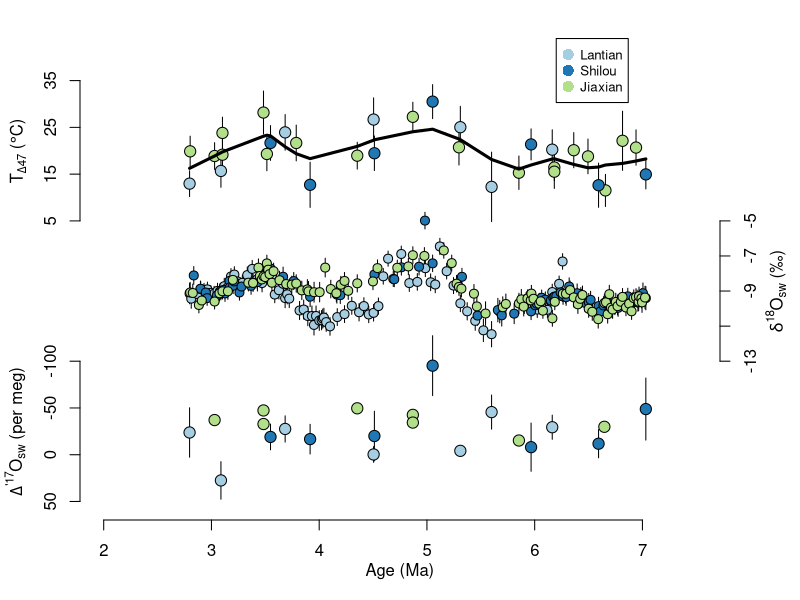

The R script that drew this image:
library(tidyverse)

## read data ----
D47 = read.csv("out/D47.csv")
d18c = read.csv("out/d18c.csv")
dp17 = read.csv("out/dp17.csv")

## plot ----
pal = c("#A6CEE3", "#1F78B4", "#B2DF8A", "#33A02C", "#FB9A99", "#E31A1C")
site1 = pal[factor(D47$site, levels = c("Lantian", "Shilou", "Jiaxian"))]
site2 = pal[factor(d18c$site, levels = c("Lantian", "Shilou", "Jiaxian"))]
site3 = pal[factor(dp17$section, levels = c("Lantian", "Shilou", "Jiaxian"))]

# png("figures/soil_water.png", 4.7, 5, units = "in", res = 300)
par(mar = c(4, 4, 1, 4))
plot(0, 0, xlim = c(2, 7.5), ylim = c(0, 3.3), axes = FALSE,
     xlab = "", ylab = "")

yext = range(D47$st.low, D47$st.high)
tix = seq(floor(min(yext) + 1), 
          ceiling(max(yext)), by = 10)
D47.rs = cbind(D47$age,
               2 + (D47$temp - min(tix)) / diff(range(tix)),
               2 + (D47$st.low - min(tix)) / diff(range(tix)),
               2 + (D47$st.high - min(tix)) / diff(range(tix)))
arrows(D47.rs[, 1], D47.rs[, 3], D47.rs[, 1], D47.rs[, 4], col = "black",
       angle=90, length=0, code = 0)
points(D47.rs[, 1], D47.rs[, 2], col = "black", bg = site1, pch = 21, cex = 1.5)
lines(lowess(D47.rs[, 1], D47.rs[, 2], f = 0.3), col = "black", lwd = 3)
axis(2, 2 + (tix - min(tix)) / diff(range(tix)), tix)
mtext(expression(paste("T"[Delta*"47"]*" (", degree, "C)")), 2, line = 2.5, at = 2.5)
legend(x = 6.2, y = 3.3, legend = c("Lantian", "Shilou", "Jiaxian"),
       col = pal, pch = 16, cex = 0.8, pt.cex = 1.5)

# # soil water d18O using paired data
# yext = range(D47$d18sw.low, D47$d18sw.high)
# tix = seq(floor(min(yext)), 
#           ceiling(max(yext)), by = 2)
# D47.rs = cbind(D47$age,
#                2 + (D47$d18sw - min(tix)) / diff(range(tix)),
#                2 + (D47$d18sw.low - min(tix)) / diff(range(tix)),
#                2 + (D47$d18sw.high - min(tix)) / diff(range(tix)))
# arrows(D47.rs[, 1], D47.rs[, 3], D47.rs[, 1], D47.rs[, 4], col = "black",
#        angle=90, length=0, code = 0)
# points(D47.rs[, 1], D47.rs[, 2], col = "black", bg = site, pch = 21, cex = 1.5)
# axis(2, 2 + (tix - min(tix)) / diff(range(tix)), tix)
# mtext(expression(delta^"18"*"O"[sw]*" (\u2030)"), 2, line = 2.5, at = 2.5)

# soil water d18O using interpolated data
yext = range(d18c$d18sw.low, d18c$d18sw.high)
tix = seq(floor(min(yext)), 
          ceiling(max(yext)), by = 2)
d18c.rs = cbind(d18c$age,
                1 + (d18c$d18sw - min(tix)) / diff(range(tix)),
                1 + (d18c$d18sw.low - min(tix)) / diff(range(tix)),
                1 + (d18c$d18sw.high - min(tix)) / diff(range(tix)))
arrows(d18c.rs[, 1], d18c.rs[, 3], d18c.rs[, 1], d18c.rs[, 4], col = "black",
       angle=90, length=0, code = 0)
points(d18c.rs[, 1], d18c.rs[, 2], col = "black", bg = site2, pch = 21, cex = 1.2)
axis(4, 1 + (tix - min(tix)) / diff(range(tix)), tix)
mtext(expression(delta^"18"*"O"[sw]*" (\u2030)"), 4, line = 2.5, at = 1.5)

yext = range(dp17$Dp17sw.low, dp17$Dp17sw.high)
tix = seq(ceiling(max(yext) + 2), 
          floor(min(yext)), by = -50)
dp17.rs = cbind(dp17$age,
                1 - (dp17$Dp17sw - min(tix)) / diff(range(tix)),
                1 - (dp17$Dp17sw.low - min(tix)) / diff(range(tix)),
                1 - (dp17$Dp17sw.high - min(tix)) / diff(range(tix)))
arrows(dp17.rs[, 1], dp17.rs[, 3], dp17.rs[, 1], dp17.rs[, 4], col = "black",
       angle=90, length=0, code = 0)
points(dp17.rs[, 1], dp17.rs[, 2], col = "black", bg = site3, pch = 21, cex = 1.5)
axis(2, 1 - (tix - min(tix)) / diff(range(tix)), tix)
mtext(expression(Delta^"'17"*"O"[sw]*" (per meg)"), 2, line = 2.5, at = 0.5)

axis(1)
mtext("Age (Ma)", 1, line = 2)
dev.off()